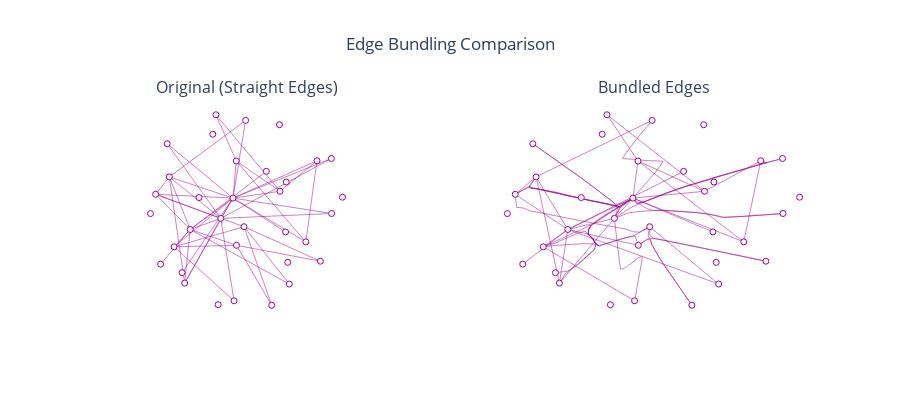

Notebook cell for this chart:
### Markdown cell above
## Example 2: Comparison - Before and After

Let's compare the original (straight) edges with bundled edges

### Code cell
# Create side-by-side comparison
from plotly.subplots import make_subplots

fig = make_subplots(
    rows=1, cols=2,
    subplot_titles=("Original (Straight Edges)", "Bundled Edges"),
    horizontal_spacing=0.1
)

# Left plot: Original edges
for i, (node_i, node_j) in enumerate(edges[:50]):  # Limit to first 50 for clarity
    fig.add_trace(go.Scatter(
        x=[node_coords[node_i, 0], node_coords[node_j, 0]],
        y=[node_coords[node_i, 1], node_coords[node_j, 1]],
        mode='lines',
        line=dict(color='#9d0191', width=0.5),
        showlegend=False,
        hoverinfo='skip'
    ), row=1, col=1)

# Add nodes to left plot
fig.add_trace(go.Scatter(
    x=node_coords[:, 0],
    y=node_coords[:, 1],
    mode='markers',
    marker=dict(color='white', size=6, line=dict(color='#9d0191', width=1)),
    showlegend=False,
    hoverinfo='skip'
), row=1, col=1)

# Right plot: Bundled edges
for group_id in bundled['group'].unique():
    if group_id < 50:  # Limit to first 50 for clarity
        group_data = bundled[bundled['group'] == group_id]
        fig.add_trace(go.Scatter(
            x=group_data['x'],
            y=group_data['y'],
            mode='lines',
            line=dict(color='#9d0191', width=0.5),
            showlegend=False,
            hoverinfo='skip'
        ), row=1, col=2)

# Add nodes to right plot
fig.add_trace(go.Scatter(
    x=node_coords[:, 0],
    y=node_coords[:, 1],
    mode='markers',
    marker=dict(color='white', size=6, line=dict(color='#9d0191', width=1)),
    showlegend=False,
    hoverinfo='skip'
), row=1, col=2)

# Update layout
fig.update_xaxes(showgrid=False, showticklabels=False, zeroline=False)
fig.update_yaxes(showgrid=False, showticklabels=False, zeroline=False, scaleanchor='x', scaleratio=1)
fig.update_layout(
    height=400,
    plot_bgcolor='white',
    paper_bgcolor='white',
    title_text="Edge Bundling Comparison",
    title_x=0.5
)

fig.show()
